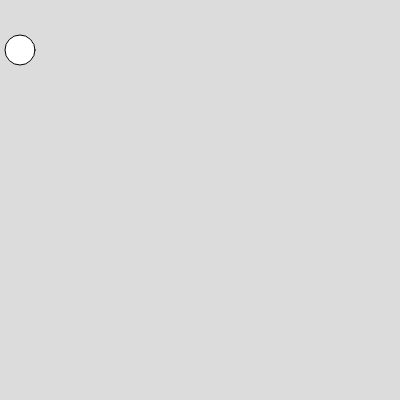
Frame 1 (no input)
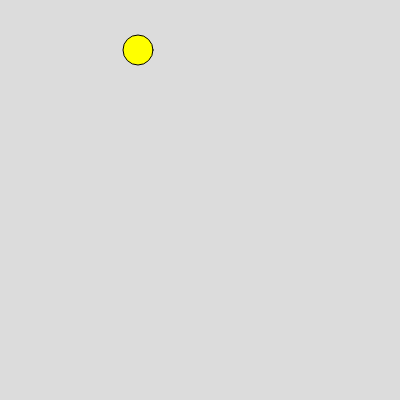
Frame 60 (no input)
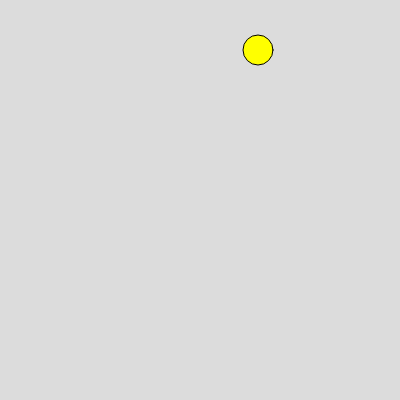
Frame 120 (the mouse pressed at the canvas centre since frame 60)

The p5.js sketch that drew these frames (run headless with seeded random() and noise() and a simulated clock; from frame 60 on, the mouse is pressed at the canvas centre):

// p5.js sketch
// ── sketch.js
var ball={
x:20,
y:50,
r:30,
xspeed:0,
yspeed:0,
color:["blue","pink","yellow"],
};







function setup() {
  
  createCanvas(400, 400);
 
}

function draw() {
  background(220);
  circle(ball.x,ball.y,ball.r);
  fill(ball.color[2]);
  ball.xspeed=2;
  ball.x=ball.x+ball.xspeed;
}
